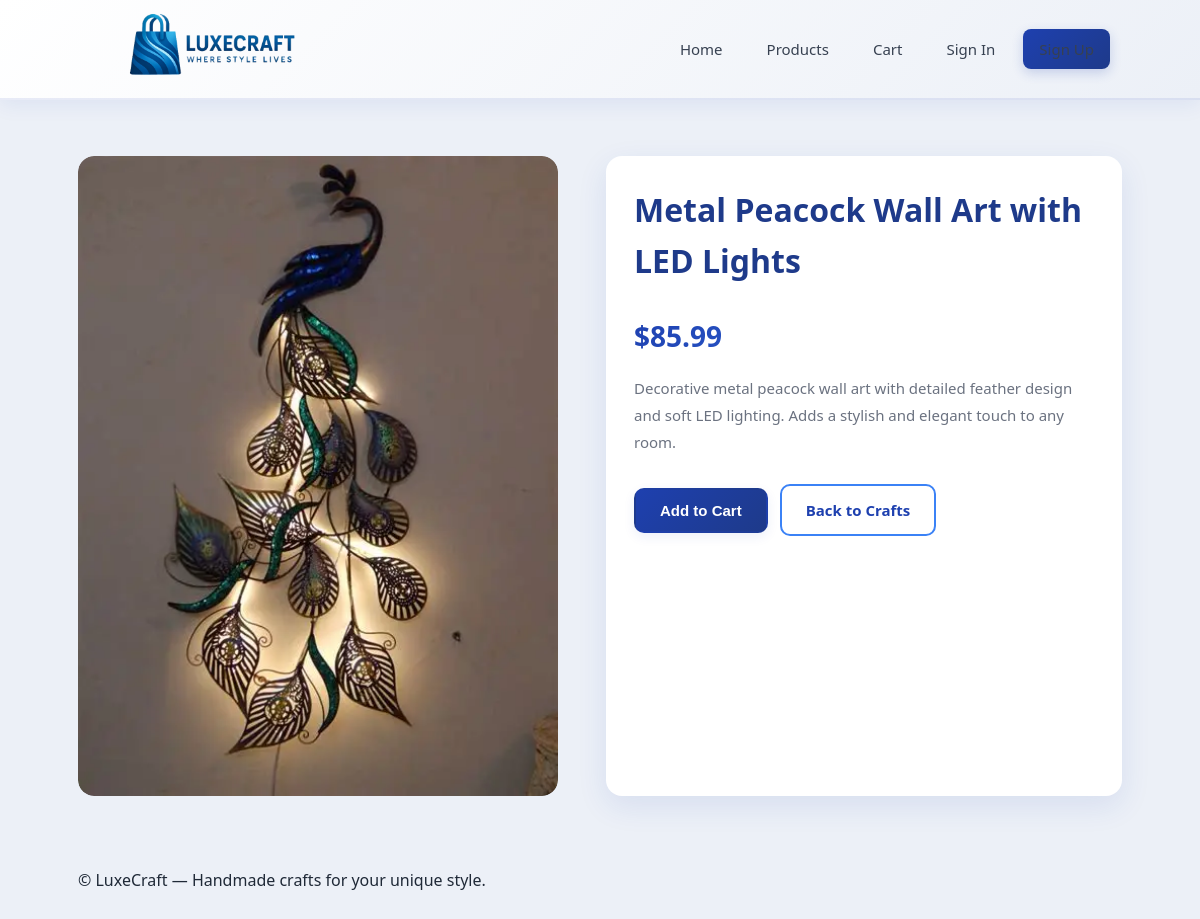
Screenshot of /product/4/ with the database file from the repository.
### shop/models.py (models this page shows, shortened)
class Product(models.Model):
    name = models.CharField(max_length=200)
    description = models.TextField()
    price = models.DecimalField(max_digits=8, decimal_places=2)
    image = models.ImageField(upload_to='products/', blank=True, null=True)

### shop/views.py (the view)
# urls.py: path('product/<int:product_id>/', views.product_detail, name='product_detail'),
def product_detail(request, product_id):
    product_list = Product.objects.filter(id=product_id)
    if not product_list.exists():
        return redirect('products')
    product = product_list.first()
    if request.user.is_authenticated:
        cart, _ = Cart.objects.get_or_create(user=request.user)
        cart_products_ids = cart.products.values_list('id', flat=True)
    else:
        cart_products_ids = []
    return render(request, 'shop/product_detail.html', {
        'product': product,
        'cart_products_ids': cart_products_ids
    })

### shop/templates/shop/product_detail.html (shortened to what this page needs)
{% extends 'shop/base.html' %}
{% block content %}
<section class="product-detail">
  <div class="detail-media">
    {% if product.image %}
      <img src="{{ product.image.url }}" alt="{{ product.name }}">
    {% else %}
      <div class="placeholder large">No image</div>
    {% endif %}
  </div>
  <div class="detail-info">
    <h1 class="detail-title">{{ product.name }}</h1>
    <p class="detail-price">${{ product.price }}</p>
    <div class="detail-desc">
      <p>{{ product.description }}</p>
    </div>
    <div class="detail-actions">
      {% if product.id in cart_products_ids %}
        <button class="btn btn-primary" disabled>Added ✔</button>
      {% else %}
        <form method="get" action="{% url 'add_to_cart' product.id %}" style="display: inline;">
          <button class="btn btn-primary">Add to Cart</button>
        </form>
      {% endif %}
      <a class="btn btn-ghost" href="{% url 'products' %}">Back to Crafts</a>
    </div>
  </div>
</section>
{% endblock %}

### shop/static/shop/css/styles.css (style rules this page uses)
:root { --accent: #1E40AF; --accent-dark: #1E3A8A; --accent-light: #3B82F6; --muted: #6b7280; --bg: #ecf0f7; --card: #ffffff; --radius: 16px; --shadow: 0 10px 30px rgba(30, 64, 175, 0.1); --shadow-hover: 0 20px 50px rgba(30, 64, 175, 0.15); --container: 1100px; --gap: 20px; }
* { box-sizing: border-box; }
html, body { height: 100%; }
body { margin: 0; font-family: 'Segoe UI', Roboto, 'Helvetica Neue', Arial, sans-serif; background: var(--bg); color: #1f2937; -webkit-font-smoothing: antialiased; -moz-osx-font-smoothing: grayscale; line-height: 1.6; }
.product-detail { display: grid; grid-template-columns: 480px 1fr; gap: 48px; margin-top: 28px; }
.detail-media { border-radius: var(--radius); overflow: hidden; }
.detail-media img { width: 100%; border-radius: var(--radius); box-shadow: var(--shadow-hover); display: block; }
.detail-info { background: var(--card); padding: 28px; border-radius: var(--radius); box-shadow: var(--shadow); }
.detail-title { margin: 0 0 12px 0; color: var(--accent-dark); font-size: 32px; font-weight: 700; }
.detail-price { font-size: 28px; font-weight: 700; color: var(--accent); margin-bottom: 16px; background: linear-gradient(135deg, var(--accent) 0%, var(--accent-light) 100%); -webkit-background-clip: text; -webkit-text-fill-color: transparent; background-clip: text; }
.detail-desc { color: #6b7280; line-height: 1.8; margin-bottom: 24px; font-size: 15px; }
.detail-actions { margin-top: 28px; display: flex; gap: 12px; flex-wrap: wrap; align-items: center; }
.btn { display: inline-block; text-decoration: none; border-radius: 10px; padding: 12px 24px; font-weight: 600; border: 2px solid transparent; cursor: pointer; transition: all 0.3s ease; font-size: 15px; }
.btn-primary { background: linear-gradient(135deg, var(--accent) 0%, var(--accent-dark) 100%); color: #ffffff; box-shadow: 0 4px 12px rgba(30,64,175,0.08); transition: background 0.12s ease, transform 0.12s ease, box-shadow 0.12s ease; }
.btn-ghost { background: transparent; color: var(--accent); border: 2px solid var(--accent-light); }

### rows the page displays
Product: image (picture), name "Metal Peacock Wall Art with LED Lights", price "85.99", description "Decorative metal peacock wall art with detailed feather design and soft LED lighting. Adds a stylish and elegant touch to any room."
